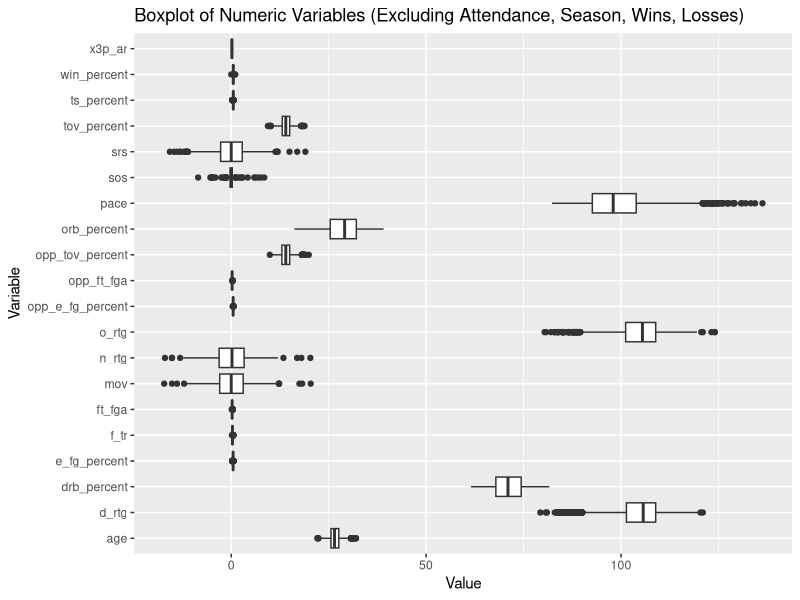
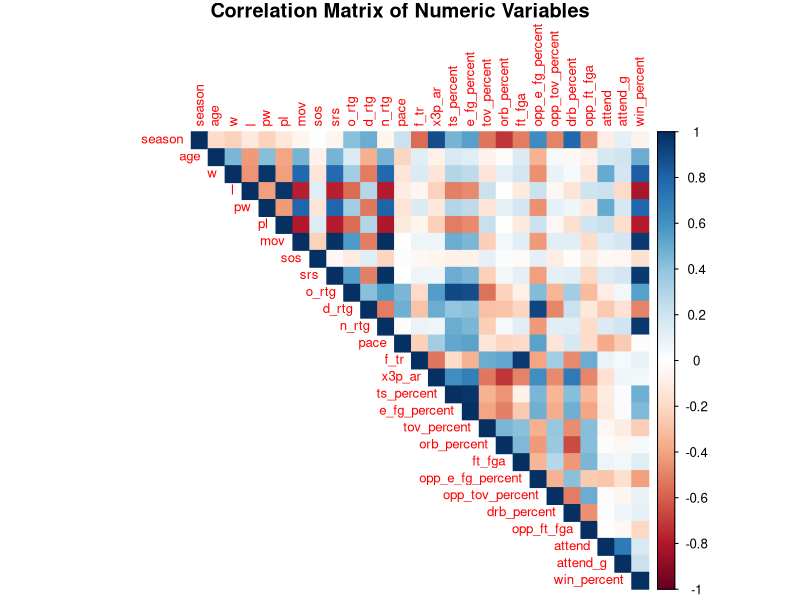
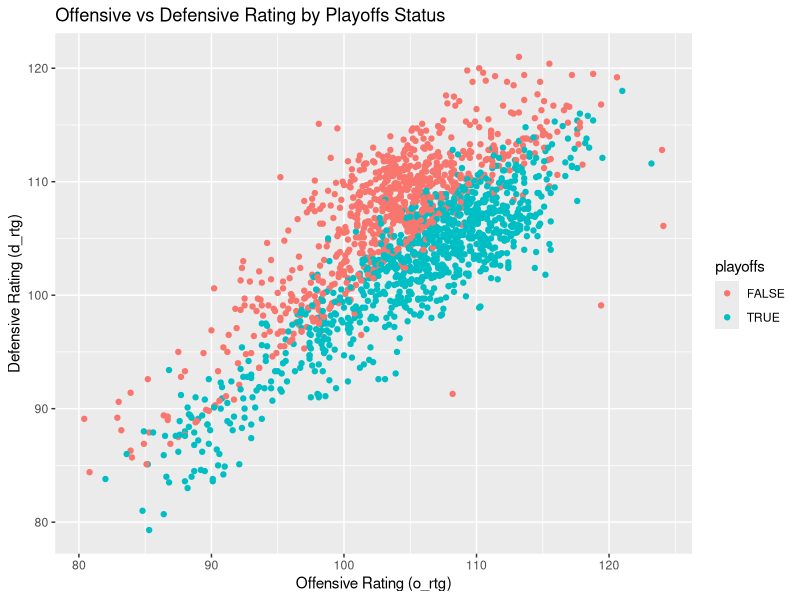
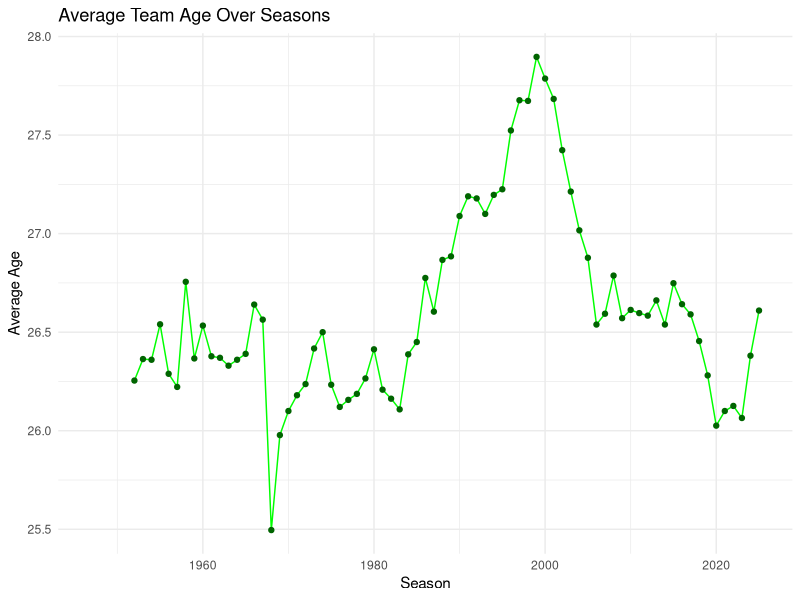
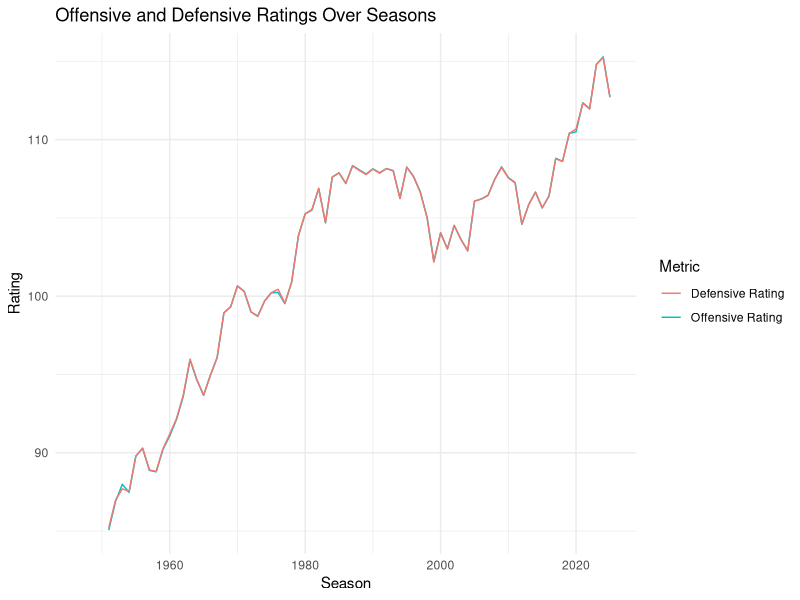
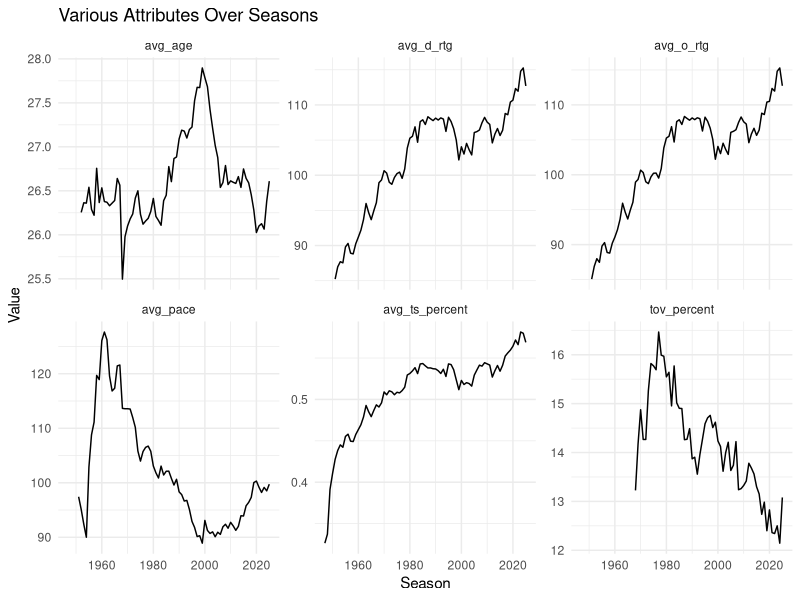
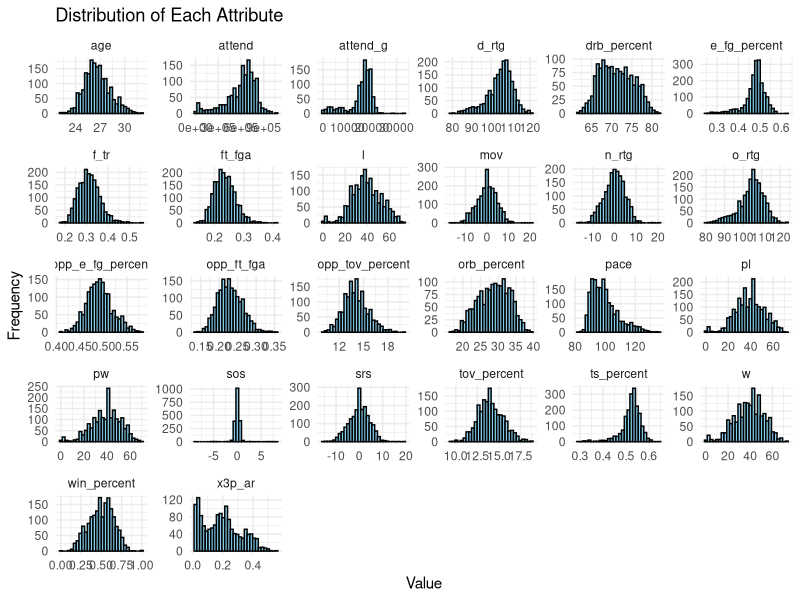

Here is the R script that generated these plots, in order:
# Load necessary libraries
library(tidyverse)
library(corrplot)

# Import CSV file
team_data <- read.csv("Team Summaries.csv")

# Assuming team_data has columns 'w' for wins and 'l' for losses
team_data <- team_data %>%
  mutate(win_percent = w / (w + l))

# Display the first few rows of the data
head(team_data)

# Data summary to get an overview
summary(team_data)

# Correlation matrix
# Select only numeric columns for correlation analysis
numeric_cols <- team_data %>%select_if(is.numeric)

# Select numeric columns, excluding large attributes
numeric_cols_excl <- team_data %>% select(-w, -l, -pw, -pl, -season, -attend, -attend_g) %>% select_if(is.numeric)

# Reshape data for plotting
numeric_data <- gather(numeric_cols_excl, key = "Variable", value = "Value")

# Plot boxplots for each numeric column
ggplot(numeric_data, aes(x = Variable, y = Value)) +
  geom_boxplot() +
  coord_flip() + # Rotate for readability
  labs(title = "Boxplot of Numeric Variables (Excluding Attendance, Season, Wins, Losses)", x = "Variable", y = "Value")

# Calculate the correlation matrix
cor_matrix <- cor(numeric_cols, use = "complete.obs")

# Plot the correlation matrix
corrplot(cor_matrix, method = "color", type = "upper", tl.cex = 0.8, 
         title = "Correlation Matrix of Numeric Variables", mar=c(0,0,1,0))

# Visual exploration: scatter plot of offensive rating vs. defensive rating
ggplot(team_data, aes(x = o_rtg, y = d_rtg, color = playoffs)) +
  geom_point() +
  labs(title = "Offensive vs Defensive Rating by Playoffs Status",
       x = "Offensive Rating (o_rtg)",
       y = "Defensive Rating (d_rtg)")

# Hypothesis test example: Are playoff teams older on average?
playoff_age <- team_data %>%
  filter(playoffs == 1) %>%
  pull(age)

non_playoff_age <- team_data %>%
  filter(playoffs == 0) %>%
  pull(age)

t.test(playoff_age, non_playoff_age, alternative = "two.sided")


# Save the summary table to a CSV
summary_table <- summary(team_data)
write.csv(summary_table, "Team_Summaries_Summary.csv")

library(ggplot2)
library(dplyr)

# Calculate the average age for each season
age_by_season <- team_data %>%
  group_by(season) %>%
  summarise(avg_age = mean(age, na.rm = TRUE))

# Plot the average age over time
ggplot(age_by_season, aes(x = season, y = avg_age)) +
  geom_line(color = "green") +
  geom_point(color = "darkgreen") +
  labs(title = "Average Team Age Over Seasons",
       x = "Season",
       y = "Average Age") +
  theme_minimal()


# Calculate average offensive and defensive ratings for each season
ratings_by_season <- team_data %>%
  group_by(season) %>%
  summarise(avg_o_rtg = mean(o_rtg, na.rm = TRUE),
            avg_d_rtg = mean(d_rtg, na.rm = TRUE))

# Plot offensive and defensive ratings over time
ggplot(ratings_by_season, aes(x = season)) +
  geom_line(aes(y = avg_o_rtg, color = "Offensive Rating")) +
  geom_line(aes(y = avg_d_rtg, color = "Defensive Rating")) +
  labs(title = "Offensive and Defensive Ratings Over Seasons",
       x = "Season",
       y = "Rating",
       color = "Metric") +
  theme_minimal()

# Select attributes to visualize over time
attributes <- team_data %>%
  group_by(season) %>%
  summarise(avg_age = mean(age, na.rm = TRUE),
            avg_o_rtg = mean(o_rtg, na.rm = TRUE),
            avg_d_rtg = mean(d_rtg, na.rm = TRUE),
            avg_pace = mean(pace, na.rm = TRUE),
            avg_ts_percent = mean(ts_percent, na.rm = TRUE),
            tov_percent = mean(tov_percent, na.rm = TRUE))

# Reshape data for faceting
attributes_long <- attributes %>%
  pivot_longer(cols = -season, names_to = "Attribute", values_to = "Value")

# Plot with faceting
ggplot(attributes_long, aes(x = season, y = Value)) +
  geom_line() +
  facet_wrap(~ Attribute, scales = "free_y") +
  labs(title = "Various Attributes Over Seasons",
       x = "Season",
       y = "Value") +
  theme_minimal()


library(tidyr)
# Convert the data to long format
team_data_long <- team_data %>%
  pivot_longer(cols = -c(season, lg, team, abbreviation, playoffs, arena),  # Exclude categorical columns
               names_to = "attribute", values_to = "value") %>%
  drop_na(value)  # Remove NAs for plotting

# 1. Histogram for each attribute
ggplot(team_data_long, aes(x = value)) +
  geom_histogram(bins = 30, fill = "skyblue", color = "black") +
  facet_wrap(~ attribute, scales = "free") +
  theme_minimal() +
  labs(title = "Distribution of Each Attribute", x = "Value", y = "Frequency")
